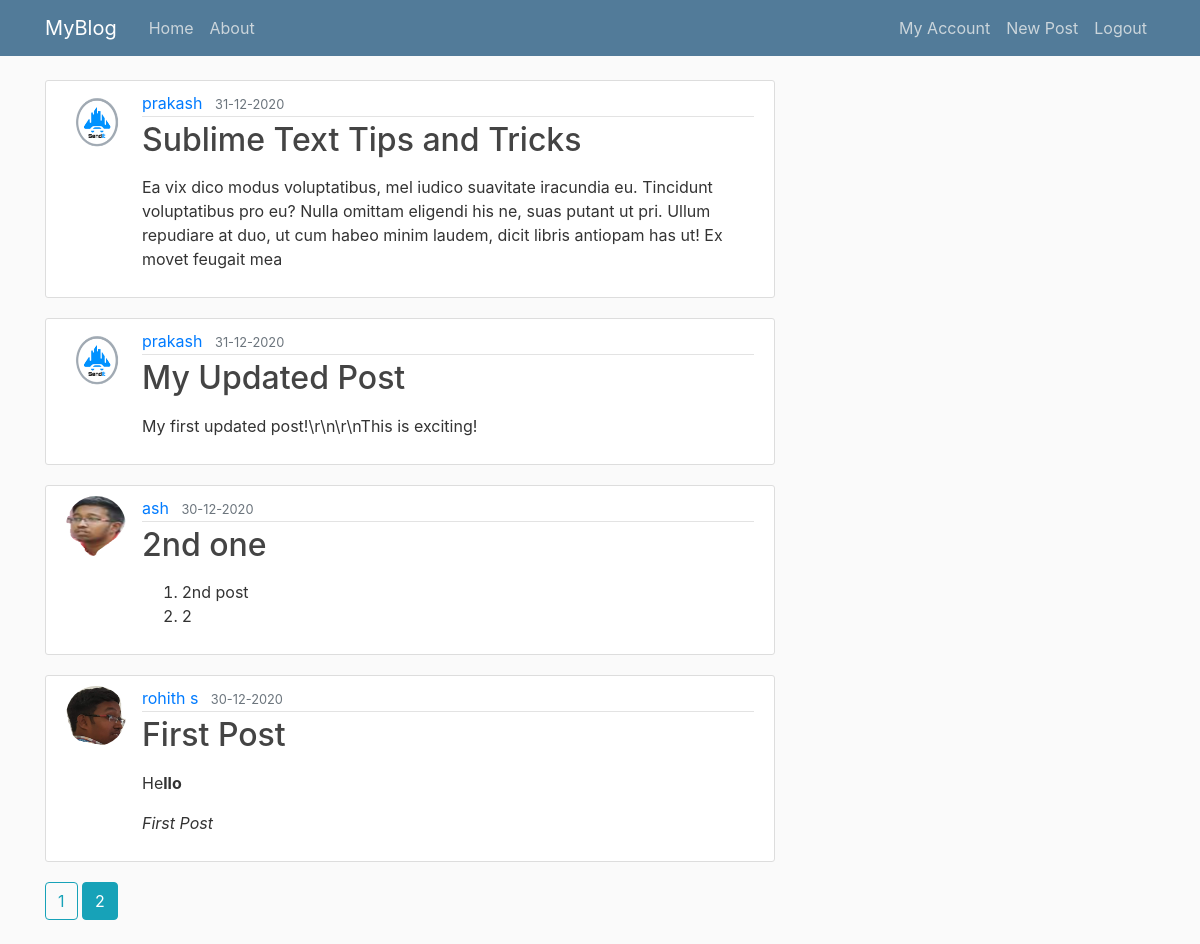
The app's page /home?page=2 (signed in) with its own data.
### flask_blog/models.py (models this page shows, shortened)
class Post(db.Model):
    id =db.Column(db.Integer, primary_key=True)
    title = db.Column(db.String(100),nullable=False)
    date_posted = db.Column(db.DateTime, nullable=False, default = datetime.utcnow)
    content = db.Column(db.Text, nullable=False)
    user_id = db.Column(db.Integer, db.ForeignKey('user.id'), nullable=False)

class User(db.Model, UserMixin):
    id =db.Column(db.Integer, primary_key=True)
    username = db.Column(db.String(20), unique=True, nullable=False)
    email = db.Column(db.String(50), unique=True, nullable=False)
    image_file = db.Column(db.String(20), nullable=False, default='default.jpg')
    password = db.Column(db.String(60), nullable=False)
    posts = db.relationship('Post', backref='author', lazy=True)

### flask_blog/main/routes.py (the view)
@main.route('/')
@main.route('/home')
def home():
    page= request.args.get('page',1, type=int)
    posts = Post.query.order_by(Post.date_posted.desc()).paginate(page=page,per_page=5)
    return render_template('home.html', posts=posts)

### flask_blog/models.py (called while the page is built)
@login_manager.user_loader
def load_user(user_id):
    return User.query.get(int(user_id))

### flask_blog/templates/home.html (shortened to what this page needs)
{%extends "layout.html"%}
{% block content %}
    {%  for post in posts.items  %}
    <article class="media content-section">
        <img class="rounded-circle article-img" src="{{ url_for('static', filename='profile_pics/' + post.author.image_file) }}">
        <div class="media-body">
            <div class="article-metadata">
            <a class="mr-2" href="{{ url_for('users.user_posts', username=post.author.username) }}">{{ post.author.username }}</a>
            <small class="text-muted">{{ post.date_posted.strftime('%d-%m-%Y') }}</small>
            </div>
            <h2><a class="article-title" href="{{ url_for('posts.post', post_id=post.id) }}">{{ post.title }}</a></h2>
            <p class="article-content">{{ post.content|safe }}</p>
        </div>
    </article>
    {% endfor %}
    {%  for pagenum in posts.iter_pages(left_edge=1, right_edge=1, left_current=1, right_current=2)  %}
        {% if pagenum %}
            {% if posts.page == pagenum %}
                <a class="btn btn-info mb-4" href="{{ url_for('main.home', page=pagenum) }}">{{ pagenum }}</a>
            {% else %}
                <a class="btn btn-outline-info mb-4" href="{{ url_for('main.home', page=pagenum) }}">{{ pagenum }}</a>
            {% endif %}
        {% else %}
            ...
        {% endif %}
    {% endfor %}
{% endblock content %}

### flask_blog/static/main.css (style rules this page uses)
body { background: #fafafa; color: #333333; margin-top: 5rem; }
h1, h2, h3, h4, h5, h6 { color: #444444; }
.content-section { background: #ffffff; padding: 10px 20px; border: 1px solid #dddddd; border-radius: 3px; margin-bottom: 20px; }
.article-title { color: #444444; }
.article-content { white-space: pre-line; }
.article-img { height: 60px; width: 60px; margin-right: 16px; }
.article-metadata { padding-bottom: 1px; margin-bottom: 4px; border-bottom: 1px solid #e3e3e3 }

### records on screen
Post: image_file (picture), author.username "prakash", date_posted "31-12-2020", title "Sublime Text Tips and Tricks", content "Ea vix dico modus voluptatibus, mel iudico suavitate iracundia eu. Tincidunt voluptatibus pro eu? Nulla omittam eligendi his ne, suas putant ut pri. Ullum repudiare at duo, ut cum habeo minim laudem, dicit libris antiopam has ut! Ex movet feugait mea"
Post: image_file (picture), author.username "prakash", date_posted "31-12-2020", title "My Updated Post", content "My first updated post!\\r\\n\\r\\nThis is exciting!"
Post: image_file (picture), author.username "ash", date_posted "30-12-2020", title "2nd one", content "2nd post 2"
Post: image_file (picture), author.username "rohith s", date_posted "30-12-2020", title "First Post", content "He llo First Post"

### other values on screen
{{ pagenum }} "1"
{{ pagenum }} "2"
